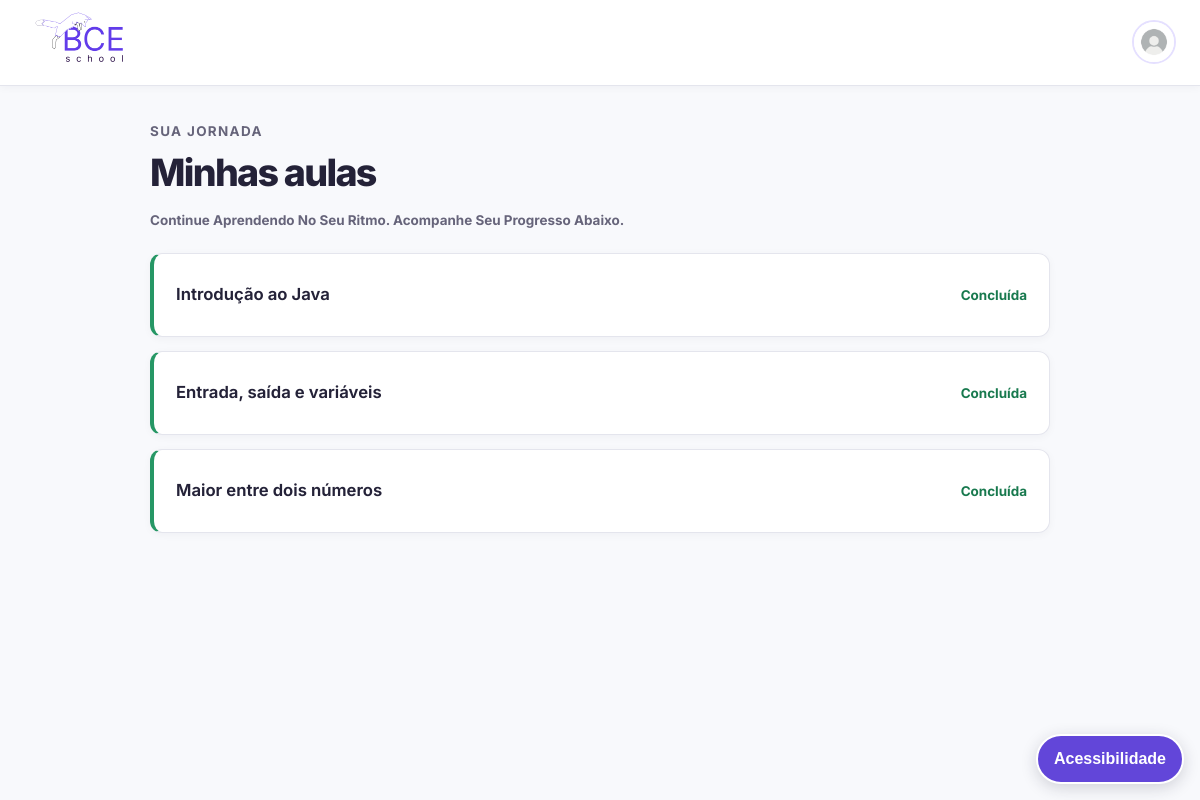
The app's page /pages/aulas.php (signed in), older data.
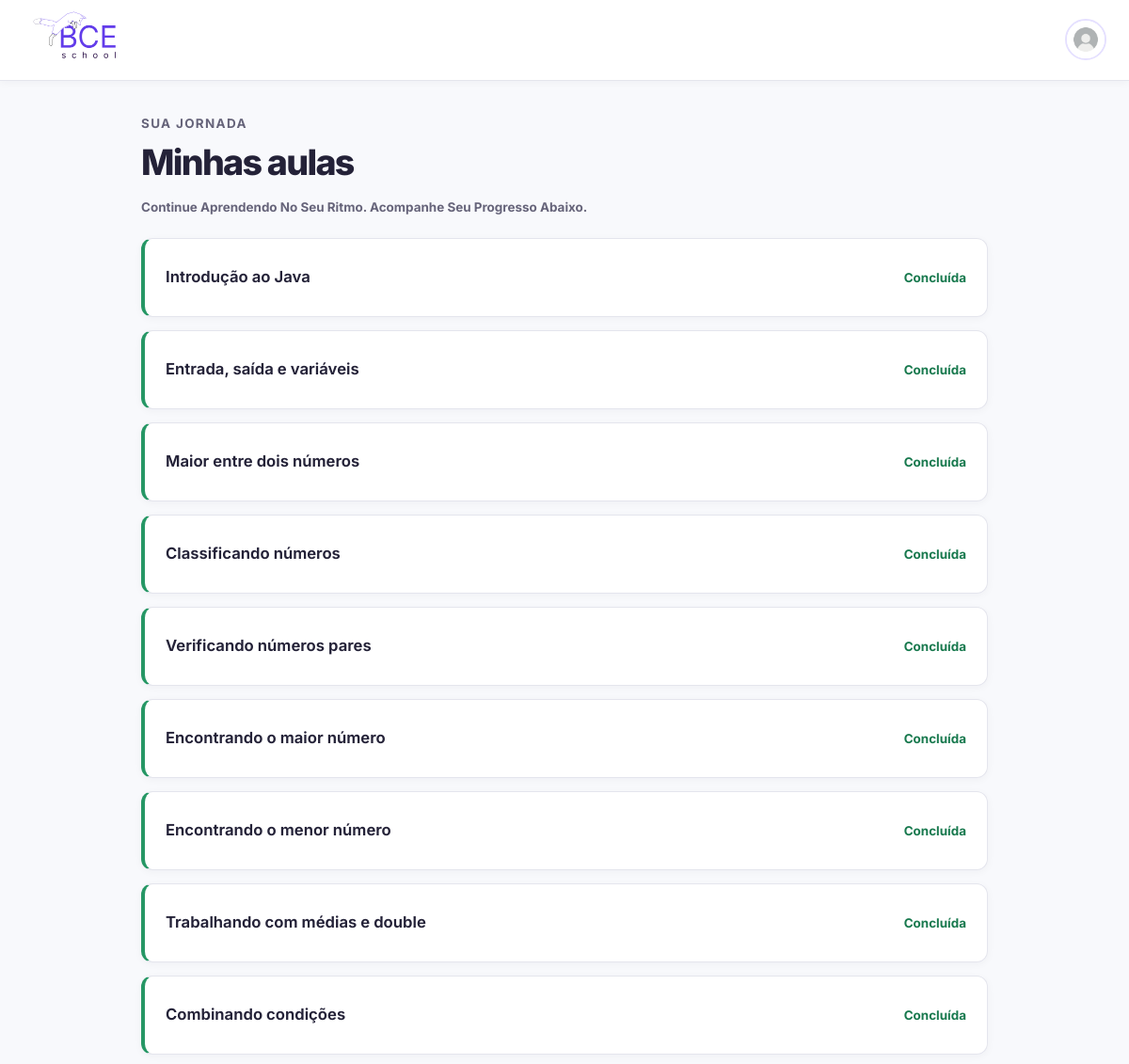
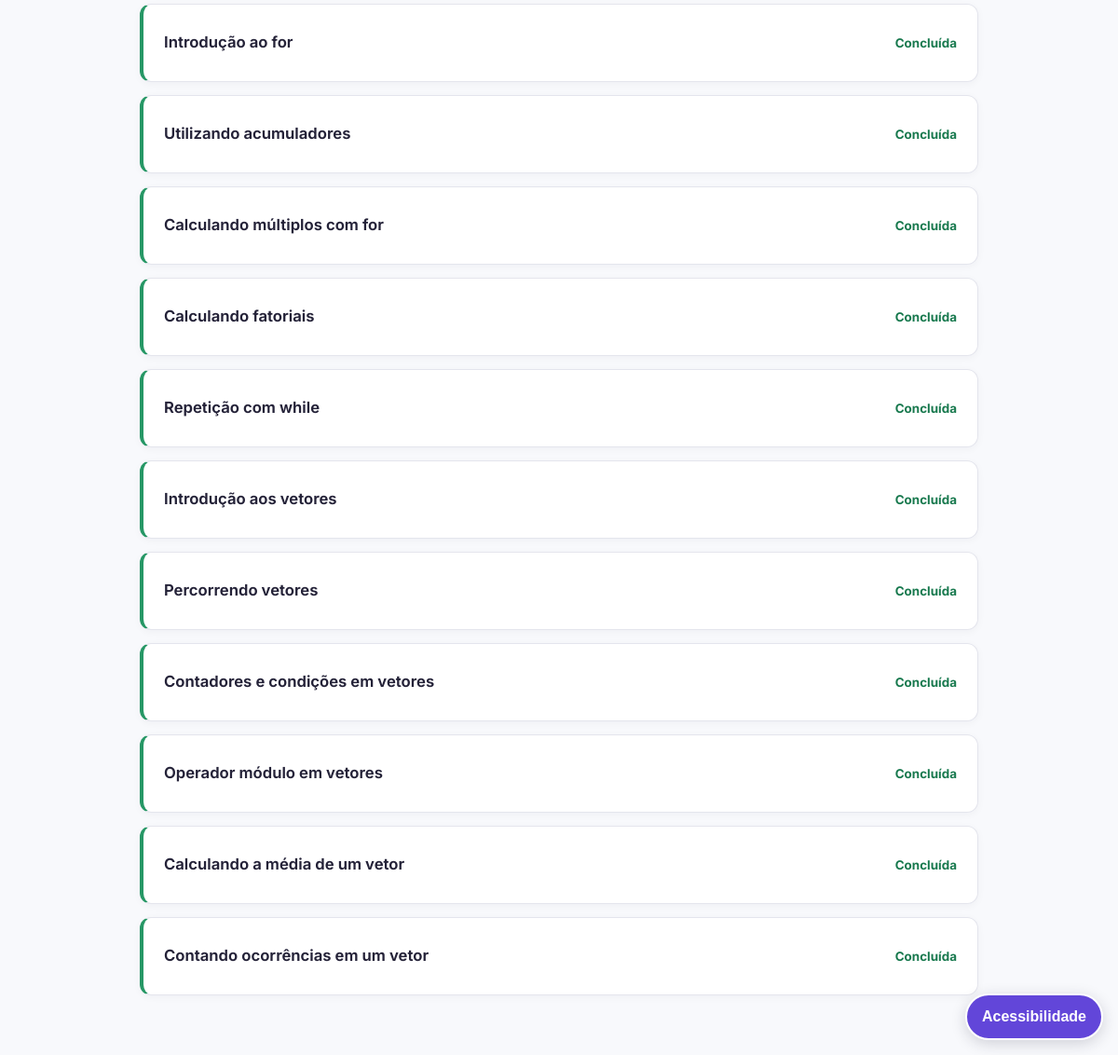
The same page, newer data (2 pictures, top to bottom).
### tables this page shows
CREATE TABLE usuarios(
	id INT AUTO_INCREMENT PRIMARY KEY,
	nome VARCHAR(100) NOT NULL,
	email VARCHAR(255) NOT NULL UNIQUE,
	senha VARCHAR(255) NOT NULL,
	foto varchar(255) not null default 'default.jpg',
	aula_atual INT NOT NULL DEFAULT 1
);

CREATE TABLE aulas(
	id INT AUTO_INCREMENT PRIMARY KEY,
	titulo VARCHAR(255) NOT NULL,
	video_url VARCHAR(255) NOT NULL,
	conteudo TEXT NOT NULL,
	exercicio_id INT NOT NULL,
	posicao INT NOT NULL,
	FOREIGN KEY (exercicio_id) REFERENCES exercicios(id)
	ON DELETE cascade
);

### pages/aulas.php (the view, shortened to what this page needs)
<?php
require_once "../backend/database.php";
$usuarioid = pegarusuarioid();
$stmt = $pdo->prepare(
    "SELECT aula_atual, foto
     FROM usuarios
     WHERE id = ?"
);
$stmt->execute([$usuarioid]);
$usuario = $stmt->fetch(PDO::FETCH_ASSOC);
$aula_atual = (int) $usuario["aula_atual"];
$foto = $usuario["foto"];
if ($foto === "default.jpg") {
    $caminhoFoto = "../user/default.jpg";
} else {
    $caminhoFoto = "../uploads/perfil/" . $foto;
}
$stmt = $pdo->prepare(
    "SELECT *
     FROM aulas
     ORDER BY posicao ASC"
);
$stmt->execute();
$aulas = $stmt->fetchAll(PDO::FETCH_ASSOC);
?>
<!DOCTYPE html>
<html lang="pt-br">
<head>
    <link rel="stylesheet" href="../CSS/design-system.css">
    <link rel="stylesheet" href="../CSS/acessibilidade.css">
</head>
<body>
    <header class="bce-header">
    <a class="bce-brand" href="../index.html"><img class="logo" src="../imgs/Frame 3.png" alt="BCE School"></a>
    <a href="usuario.php" class="perfil_link" aria-label="Abrir perfil do usuário">
        <img
            src="<?= htmlspecialchars($caminhoFoto) ?>"
            class="foto_menu"
            alt="Perfil"
        >
    </a>
    </header>
<main id="conteudo-principal" class="aulas-lista" tabindex="-1" aria-label="Lista de aulas">
    <div class="page-intro">
        <p class="page-eyebrow">SUA JORNADA</p>
        <h1>Minhas aulas</h1>
        <p>Continue aprendendo no seu ritmo. Acompanhe seu progresso abaixo.</p>
    </div>
<?php foreach ($aulas as $a): ?>
    <?php
    $posicao = (int) $a["posicao"];
    $concluido = $posicao < $aula_atual;
    $afazer = $posicao === $aula_atual;
    ?>
    <?php if ($concluido || $afazer): ?>
        <a
            class="aula_<?= $concluido ? "concluida" : "afazer" ?>"
            href="aula.php?id=<?= $a["id"] ?>"
        >
    <?php else: ?>
        <div class="aula_fechada">
    <?php endif; ?>
        <h2>
            <?= htmlspecialchars($a["titulo"]) ?>
        </h2>
        <?php if ($concluido): ?>
            <p>concluída</p>
        <?php elseif ($afazer): ?>
            <p>a fazer</p>
        <?php else: ?>
            <p>fechada</p>
        <?php endif; ?>
    <?php if ($afazer || $concluido): ?>
        </a>
    <?php else: ?>
        </div>
    <?php endif; ?>
<?php endforeach; ?>
</main>
</body>
</html>

### CSS/design-system.css (style rules this page uses)
:root { color-scheme: light; --bce-primary: #6246D9; --bce-primary-hover: #5035C2; --bce-primary-pressed: #4229A8; --bce-primary-soft: #F1EEFF; --bce-accent: #8C7AE6; --bce-bg: #F8F9FC; --bce-surface: #FFFFFF; --bce-surface-soft: #F5F6FA; --bce-text: #242238; --bce-text-muted: #66647A; --bce-border: #E4E5ED; --bce-border-strong: #C9C8D8; --bce-success: #18794E; --bce-success-bg: #EAF7F0; --bce-warning: #8A5A00; --bce-danger: #B42318; --bce-danger-bg: #FFF1F0; --bce-focus: #E0A800; --bce-radius-sm: 8px; --bce-radius: 12px; --bce-radius-lg: 18px; --bce-shadow-sm: 0 2px 8px rgba(28, 24, 58, .04); --bce-shadow: 0 12px 32px rgba(28, 24, 58, .07); --bce-content-width: 1160px; --bce-transition: 160ms ease; }
*, *::before, *::after { box-sizing: border-box; }
html { min-width: 320px; scroll-behavior: smooth; }
body { margin: 0; min-height: 100vh; background: var(--bce-bg) !important; color: var(--bce-text) !important; font-family: Inter, system-ui, -apple-system, BlinkMacSystemFont, "Segoe UI", sans-serif !important; font-size: 16px; line-height: 1.65; -webkit-font-smoothing: antialiased; }
img { max-width: 100%; }
a { color: var(--bce-primary); text-underline-offset: .2em; }
:where(a, button, input, textarea, select, [tabindex]):focus-visible { outline: 3px solid var(--bce-focus) !important; outline-offset: 3px !important; }
.logo { width: 112px; height: 52px; object-fit: contain; }
body > header, header.bce-header { min-height: 72px; width: 100%; padding: 12px max(24px, calc((100% - var(--bce-content-width)) / 2)); display: flex; align-items: center; justify-content: space-between; gap: 20px; background: var(--bce-surface) !important; border-bottom: 1px solid var(--bce-border) !important; box-shadow: var(--bce-shadow-sm) !important; }
.bce-brand, header > a:first-child { color: var(--bce-text) !important; font-weight: 800; font-size: 1.05rem; letter-spacing: -.035em; text-decoration: none; }
.perfil_link { display: inline-flex !important; align-items: center; justify-content: center; border-radius: 50%; }
.foto_menu { width: 44px !important; height: 44px !important; object-fit: cover; border: 2px solid #E5E0FF !important; border-radius: 50%; }
body:has(.aulas-lista) { background: var(--bce-bg) !important; }
.aulas-lista { width: min(100% - 40px, 900px); margin: 34px auto 64px; display: grid; gap: 14px; }
.aulas-lista > a, .aulas-lista > .aula_fechada { display: flex; align-items: center; gap: 16px; width: 100%; min-height: 84px; margin: 0; padding: 19px 22px; border: 1px solid var(--bce-border) !important; border-left: 4px solid transparent !important; border-radius: var(--bce-radius); background: var(--bce-surface) !important; box-shadow: var(--bce-shadow-sm); text-decoration: none; transition: border-color var(--bce-transition), transform var(--bce-transition), box-shadow var(--bce-transition); }
.aulas-lista h2 { flex: 1; margin: 0; color: var(--bce-text) !important; font-size: 1.04rem; font-weight: 650; }
.aulas-lista p { margin: 0; color: var(--bce-text-muted); font-size: .84rem; font-weight: 700; text-transform: capitalize; }
.aulas-lista .aula_concluida { border-left-color: #269765 !important; }
.aulas-lista .aula_concluida p { color: var(--bce-success); }
.page-intro { margin-bottom: 8px; }
.page-eyebrow { margin: 0 0 5px; color: var(--bce-primary); font-size: .76rem; font-weight: 800; letter-spacing: .1em; }
.page-intro h1 { margin: 0; color: var(--bce-text); font-size: clamp(1.8rem, 4vw, 2.35rem); font-weight: 800; letter-spacing: -.045em; }
.page-intro > p:last-child { margin: 5px 0 0; color: var(--bce-text-muted); }

### CSS/acessibilidade.css (style rules this page uses)
html { scroll-behavior: smooth; }
:where(a, button, input, select, textarea, [tabindex]):focus-visible { outline: 3px solid #f4c542; outline-offset: 3px; }

Row changes from the older to the newer data that the page shows:
added aulas: titulo "Classificando números", posicao "Concluída"
added aulas: titulo "Verificando números pares", posicao "Concluída"
added aulas: titulo "Encontrando o maior número", posicao "Concluída"
added aulas: titulo "Encontrando o menor número", posicao "Concluída"
added aulas: titulo "Trabalhando com médias e double", posicao "Concluída"
added aulas: titulo "Combinando condições", posicao "Concluída"
added aulas: titulo "Introdução ao for", posicao "Concluída"
added aulas: titulo "Utilizando acumuladores", posicao "Concluída"
added aulas: titulo "Calculando múltiplos com for", posicao "Concluída"
added aulas: titulo "Calculando fatoriais", posicao "Concluída"
added aulas: titulo "Repetição com while", posicao "Concluída"
added aulas: titulo "Introdução aos vetores", posicao "Concluída"
added aulas: titulo "Percorrendo vetores", posicao "Concluída"
added aulas: titulo "Contadores e condições em vetores", posicao "Concluída"
added aulas: titulo "Operador módulo em vetores", posicao "Concluída"
added aulas: titulo "Calculando a média de um vetor", posicao "Concluída"
added aulas: titulo "Contando ocorrências em um vetor", posicao "Concluída"
